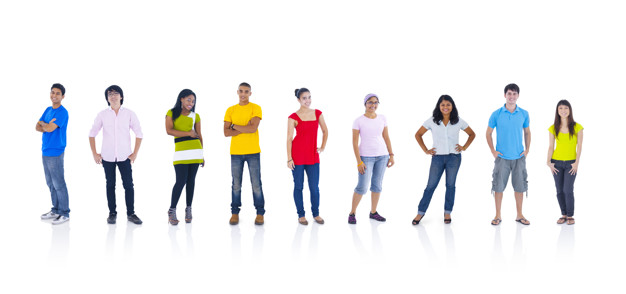
#> input picture Exercicio1/imagens/people3.jpg, 626 x 294 px
$ python scriptcomhaarcascade.py
#> lines starting #> are read from the running program, lines starting #| are printed output that depends on the picture; after the words box and inside, x2 and y2 are one past the last pixel; in counts of white or black regions, pixels touching at a corner belong together
import os
import cv2

dir = os.path.dirname(os.path.abspath(__file__))

caminho_imagem = os.path.join(dir,'./imagens/people3.jpg')

imagem = cv2.imread(caminho_imagem)
#> imagem is the input picture: shape (294, 626, 3); mean B, G, R 234.7, 234.1, 235.2
imagem = cv2.resize(imagem,(1400,800))
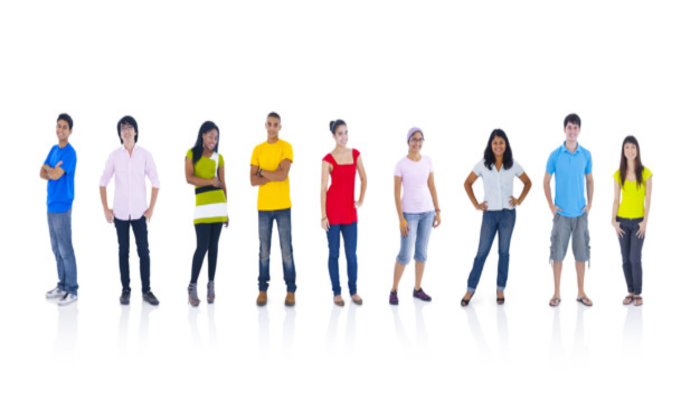
#> imagem: shape (800, 1400, 3) (shown at 1/2 size); mean B, G, R 234.7, 234.1, 235.2
imagem_cinza = cv2.cvtColor(imagem,cv2.COLOR_BGR2GRAY)
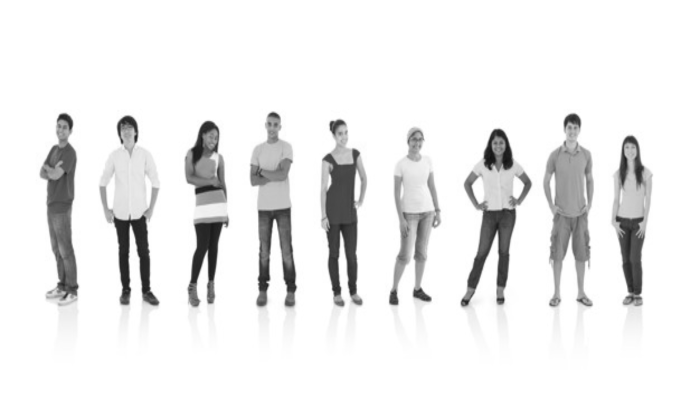
#> imagem_cinza: shape (800, 1400) (shown at 1/2 size); min 16, max 255, mean 234.5

caminho_classificador = os.path.join(dir,'./cascades/haarcascade_frontalface_default.xml')
classificador_faces = cv2.CascadeClassifier(caminho_classificador)
deteccoes_faces = classificador_faces.detectMultiScale(imagem_cinza,scaleFactor=1.13,minNeighbors=1)
#> deteccoes_faces = [[1244, 284, 32, 32], [411, 267, 28, 28], [978, 272, 37, 37], [527, 235, 38, 38], [1127, 243, 37, 37], [104, 239, 39, 39], [234, 242, 40, 40], [670, 254, 35, 35], [816, 266, 36, 36]]

print("Detecções:" + str(len(deteccoes_faces)))
#| Detecções:9

for x,y,w,h in deteccoes_faces:
    print(x,y)
    cv2.rectangle(imagem,(x,y),(x+w,y+h),(0,0,255),3)
#> this loop made 9 passes
#| 1244 284
#| 411 267
#| 978 272
#| 527 235
#| 1127 243
#| 104 239
#| 234 242
#| 670 254
#> (further printed lines are left out)
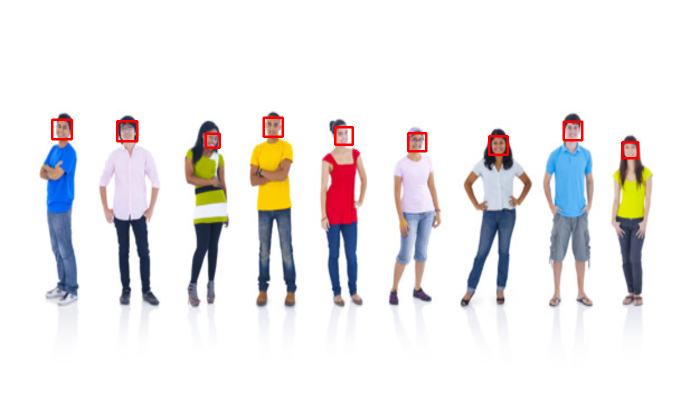
#> imagem: shape (800, 1400, 3) (shown at 1/2 size); 0.57% of pixels changed, all inside (x1, y1, x2, y2) = (102, 233, 1279, 319)

cv2.imshow('janela',imagem)
cv2.waitKey(0)
cv2.destroyAllWindows()
